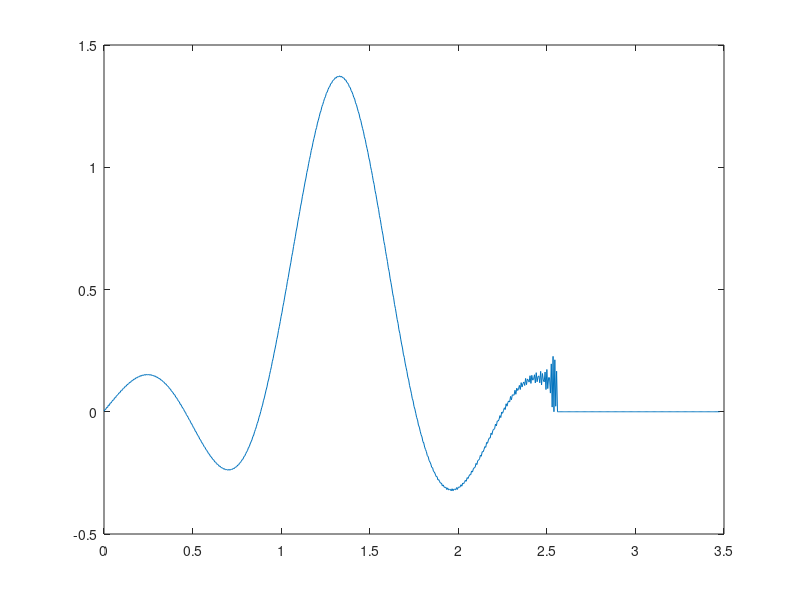
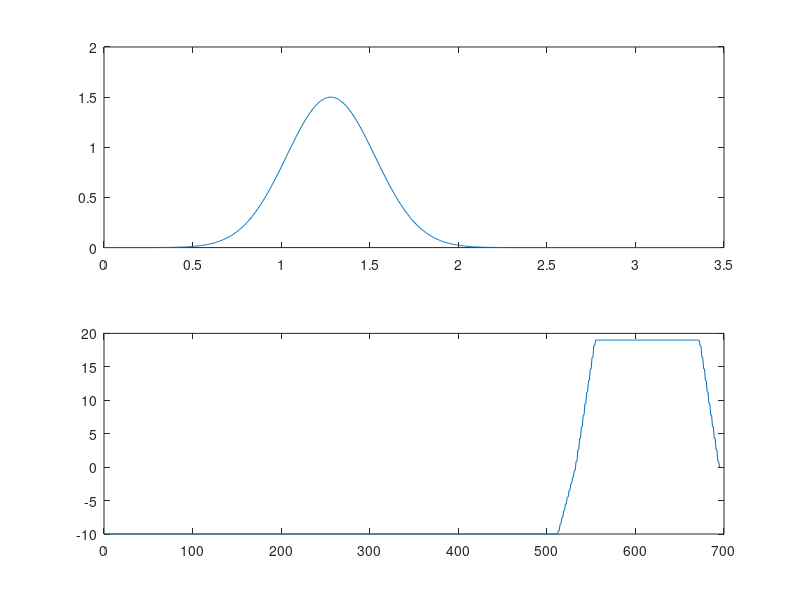

Write MATLAB code to recreate these figures, in order. (Note: this script raises an error after producing the figures.)

clear alL; 

%% set parameters
% space discretization
d.a    = 0.5;                     % domain border in m
d.z    = 0.0025;                  % half slice thickness in m
d.Nx   = 5001;                    % total number of spatial points
d.xdis = linspace(-d.a,d.a,d.Nx); % spatial running variable
d.dx   = d.xdis(2)-d.xdis(1);     % spatial grid size

% time discretization
load('z_grad_thk2_dt5.mat');     % slice selective gradient shape
d.T     = 3.480;                 % optimization time in ms 
d.Nt    = size(z_grad,1)+1;      % total number of temporal points
d.tdis  = linspace(0,d.T,d.Nt);  % temporal running variable
d.dt    = d.tdis(2) - d.tdis(1); % temporal grid size
d.Nu    = 512;                   % number of temporal control points

% model parameters
d.gamma = 267.51;       % gyromagnetic ratio 42.57*2*pi in MHz/T
%d.T1    = 102;          % longitudinal relaxation time in ms
d.T1    = 1000;          % longitudinal relaxation time in ms
d.T2    = 81;           % transversal relaxation time in ms
d.B0    = 3000;         % static magnetic field strength in mT
d.M0c   = 1;            % normalized equilibrium magnetization
d.B1c   = 1e-2;         % weighting for the RF amplitude [u*1e3*d.B1c] = muT
d.G3    = 1;            % weighting for the z-Gradient in mT
d.relax = 0;            % 0=without relaxation, 1=with relaxation
d.u0 = zeros(d.Nu,1);   % RF initial guess
d.v  = zeros(d.Nt-1,1); % fixed with zeros
d.w  = z_grad;          % fixed with external shape
d.alpha = 1e-4 ;        % control costs for u (SAR)

% initial magnetization
d.M0    = d.M0c*repmat([0;0;1],1,d.Nx); 


%load previous optimization result 
load('u'); 
u_new = 1.5*gaussmf(-d.Nu/2:d.Nu/2-1, [50,0])'; 

% zero padding of pulse to readout time
u = [u; zeros(d.Nt-1-d.Nu,1)];
u_new = [u_new; zeros(d.Nt-1-d.Nu,1)];
v = zeros(size(u)); 


%MS adaptions 
% u is equal to B1x shape [Nt]
% v is equal to B1y shape [Nt]
% w is the gradient [Nt]
% M0 start magnetization 

figure; plot(d.tdis(1:end-1), u);
figure; subplot(2,1,1); 
plot(d.tdis(1:end-1), u_new);
subplot(2,1,2);  plot(d.w ); 

%create a gauss


M = cn_bloch(d,d.M0,u_new,v,d.w ); 

figure; 
plot(d.xdis , M(3, :,end)); 

 plot_results(u,d)  

figure; 
plot(d.xdis , M(3, :,end)); 

figure; 
Mxy = sqrt(M(1, :,end).^2 + i*M(2,:,end).^2); 
plot(d.xdis ,Mxy); 


figure; 
plot(d.xdis , phase); 

figure; 
plot(d.xdis , M(1, :,end) ); 




